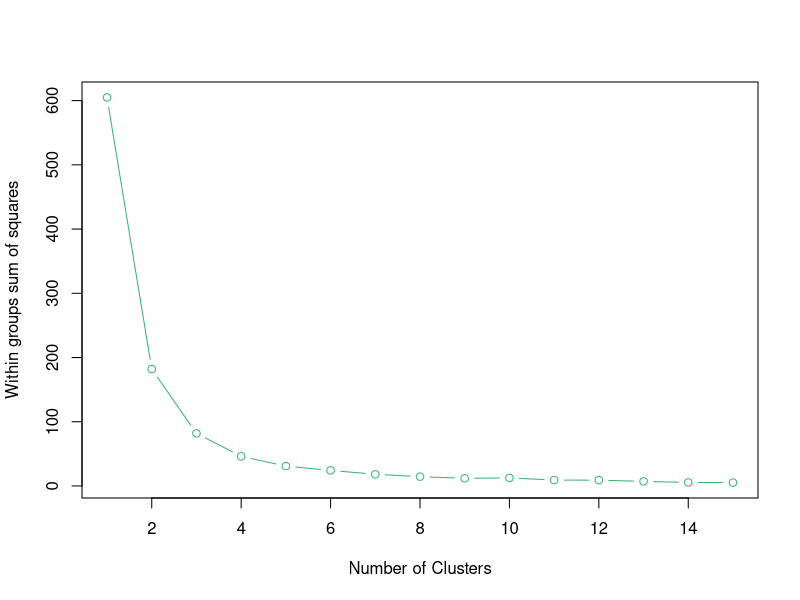
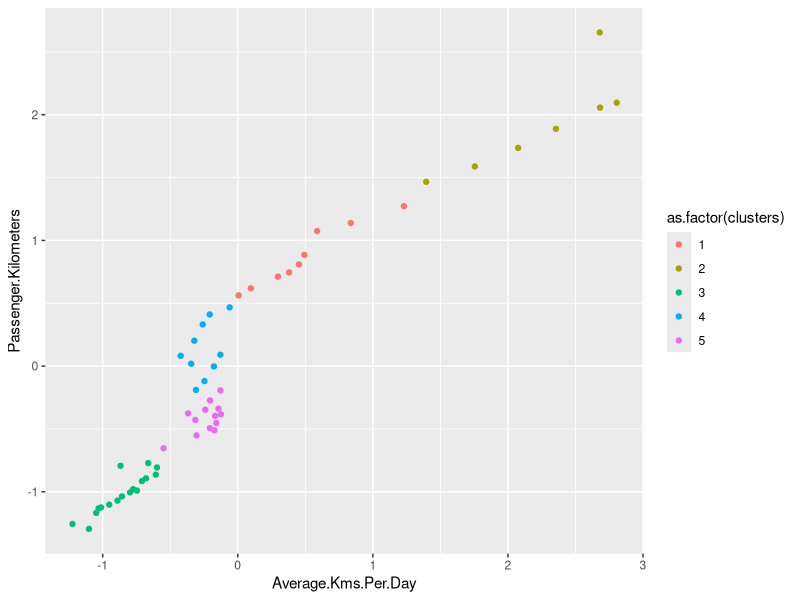

Recreate these plots in R, in order.
#--------------------------importing data ----------------------------------

# setting the working directory where we have our data)
setwd('C:/Users/HP/Desktop/edu/PBA-Ins-Clustering/PBA-Ins-Clustering/data')

# reading the .csv file
railway_data <- read.csv('Rail_Data.csv')

summary(railway_data)
View(railway_data)


#------------------------- preparing data -------------------------

# scale data for mean = o and deviation = 1, dont include column 1 as it is train number
scaled.dat <- scale(railway_data[,-1])


View(scaled.dat)

#bind the scaled data with train number again
scaled.dat<- as.data.frame(cbind(Train.Number = railway_data[,1],scaled.dat))

View(scaled.dat)



#----------------Run the kmeans algo--------
set.seed(20)

# call kmeans function without column 1 as col 1 is train number with k(cluster) = 5
cluster_output <- kmeans(scaled.dat[,-1], 5)

str(cluster_output)
cluster_output$centers

#which observation belongs to which
clusters= cluster_output$cluster
cluster_output$centers
cluster_output$tot.withinss


#initialize
wss = c(1:15)


#Plotting kmeans variance (at least 1 clusters), and max 15 (random number)
for (i in 1:15) wss[i] <- sum(kmeans(scaled.dat[,-1],centers=i)$withinss)

wss

plot(1:15, wss, type='b', xlab='Number of Clusters', ylab='Within groups sum of squares',col='mediumseagreen')



final_data <- as.data.frame(cbind(scaled.dat,clusters))

# ------------ pattern------

library(ggplot2)
ggplot(final_data,aes(Average.Kms.Per.Day,Passenger.Kilometers,color=as.factor(clusters)))+geom_point()


